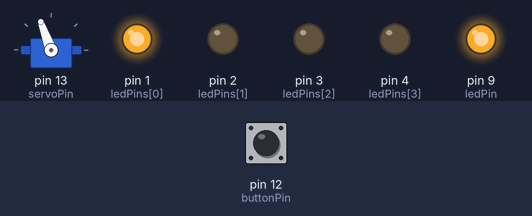
Bench run of a sketch on a simulated Arduino Uno, built with avr-gcc and run on an emulated ATmega328P. Shown: servo, output pins drawn as LEDs (lit = HIGH). The test bench sets the inputs (shaded band); at power-on: pin 12 (buttonPin) LOW.

Above: at 1.7 s.
1.8 s: pin 12 (buttonPin) pulled HIGH for 0.6 s
At 2.21 s:
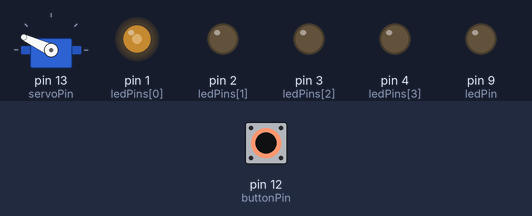
4.8 s: pin 12 (buttonPin) pulled HIGH for 1 s
At 5.61 s:
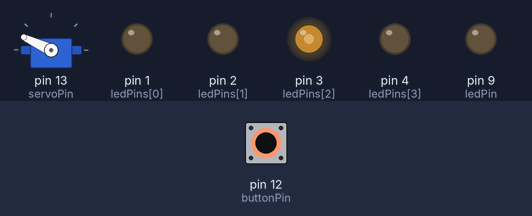
7.8 s: pin 12 (buttonPin) pulled HIGH for 3.2 s
At 9.5 s:
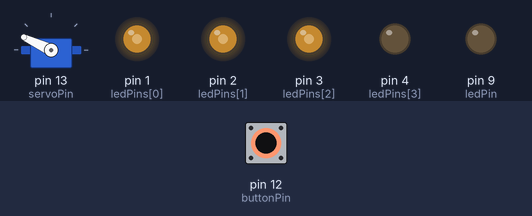
12.5 s: pin 12 (buttonPin) pulled HIGH for 0.6 s
At 13.2 s:
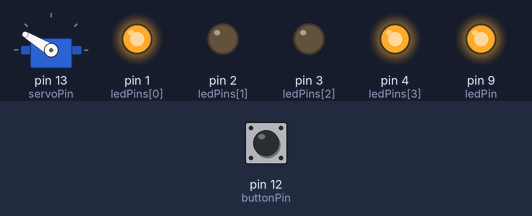
15.5 s: pin 12 (buttonPin) pulled HIGH for 1 s
At 16.31 s:
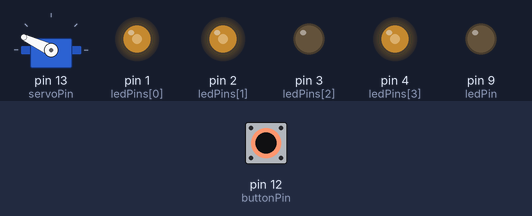
18.5 s: pin 12 (buttonPin) pulled HIGH for 3.2 s
At 20.0 s:
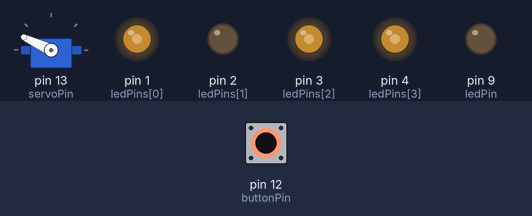
Timing chart, 0 to 27.4 s (numbered marks = the images above; inputs shaded):
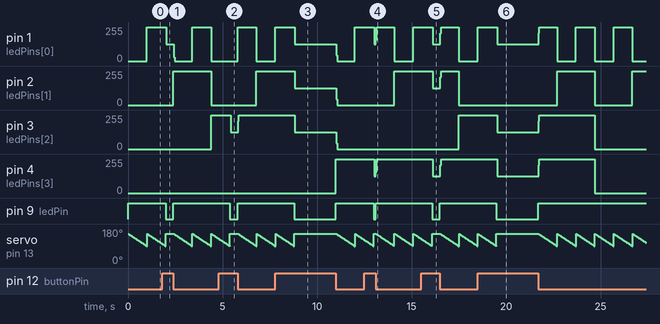

The sketch:

PushUpMachine2.ino
```cpp
#include <Servo.h>
int buttonPin = 12; // the number of the push button pin
int ledPin = 9;

int binaryInputPin = 7;

int servoPin = 13;
Servo jackedArm;
int currentPos = 155;
int progress = 0;

bool working = true;
// the number of the LED pin

int counter = 0;          // Counter variable
bool lastButtonState = HIGH;  // Track last button state

const int ledPins[4] = {1, 2, 3, 4};  // LED pins
unsigned long lastPressTime = 0;
void setup() {
pinMode(buttonPin, INPUT);  // set push button pin into input mode
pinMode(ledPin, OUTPUT);
jackedArm.attach(servoPin);
// set LED pin into output mode
for (int i = 0; i < 4; i++) {
    pinMode(ledPins[i], OUTPUT);
}
pinMode(binaryInputPin, INPUT_PULLUP);   // Enable internal pull-up resistor
}
void loop() {
  displayBinary(counter);
  if (digitalRead(buttonPin) == HIGH) { // if the button is not pressed
    working = false;
  }
  else {
    working = true;
  }
if (working) {
  digitalWrite(ledPin, HIGH);
   for (progress = 0; progress <= 65; progress += 1) { // goes from 0 degrees to 180 degrees
      jackedArm.write(currentPos - progress);
    delay(15);                       // waits 15ms for the servo to reach the position
  }
  currentPos = 155;
  jackedArm.write(currentPos);
  progress = 0;
} else {
  digitalWrite(ledPin, LOW);
  displayBinary(0);
// switch off LED
// if the button is pressed
// switch on LED
}
    int buttonState = digitalRead(buttonPin);  // Read the button state
    unsigned long currentTime = millis();

    // Simple debounce: Ignore presses within 200ms
    if (buttonState == LOW && currentTime - lastPressTime > 200) {
        counter = (counter + 1) % 16;  // Increment & wrap at 15
        displayBinary(counter);        // Update LEDs to display binary
        lastPressTime = currentTime;   // Update debounce timer
    }
}
void displayBinary(int n) {
    for (int i = 0; i < 4; i++) {
        digitalWrite(ledPins[i], (n >> i) & 1);
    }
}
```

Measured:
- after the input at 1.8 s, pin 3 (ledPins[2]): 0/255 → 255/255 after 2.6 s instead of 2.2 s; pin 9 (ledPin): HIGH → LOW after 0.19 s, → HIGH 0.41 s later
- after the input at 4.8 s, pin 2 (ledPins[1]): 0/255 → 255/255 after 2.0 s instead of 1.6 s; pin 3 (ledPins[2]): 255/255 → 126/255 after 0.63 s, → 255/255 0.40 s later; pin 9 (ledPin): HIGH → LOW after 0.59 s, → HIGH 0.41 s later
- after the input at 7.8 s, pin 3 (ledPins[2]): 255/255 → 126/255 after 1.0 s, → 0/255 2.2 s later; pin 4 (ledPins[3]): 0/255 → 255/255 after 3.2 s instead of 0.99 s; pin 9 (ledPin): HIGH → LOW after 0.99 s, → HIGH 2.2 s later
- after the input at 12.5 s, pin 3 (ledPins[2]): stays 0/255 (without the input it goes to 255/255 after 2.5 s); pin 4 (ledPins[3]): 255/255 → 126/255 after 0.53 s, → 255/255 0.08 s later; pin 9 (ledPin): HIGH → LOW after 0.49 s, → HIGH 0.11 s later
- after the input at 15.5 s, pin 3 (ledPins[2]): 0/255 → 255/255 after 2.0 s instead of 0.59 s; pin 4 (ledPins[3]): 255/255 → 126/255 after 0.63 s, → 255/255 0.40 s later; pin 9 (ledPin): HIGH → LOW after 0.59 s, → HIGH 0.41 s later
- after the input at 18.5 s, pin 4 (ledPins[3]): 255/255 → 126/255 after 1.0 s, → 255/255 2.2 s later, → 0/255 3.0 s later; pin 9 (ledPin): HIGH → LOW after 0.99 s, → HIGH 2.2 s later
- by itself, pin 1 (ledPins[0]): repeats every 2.0 s: 255/255 0.97 s, 0/255 1.0 s
